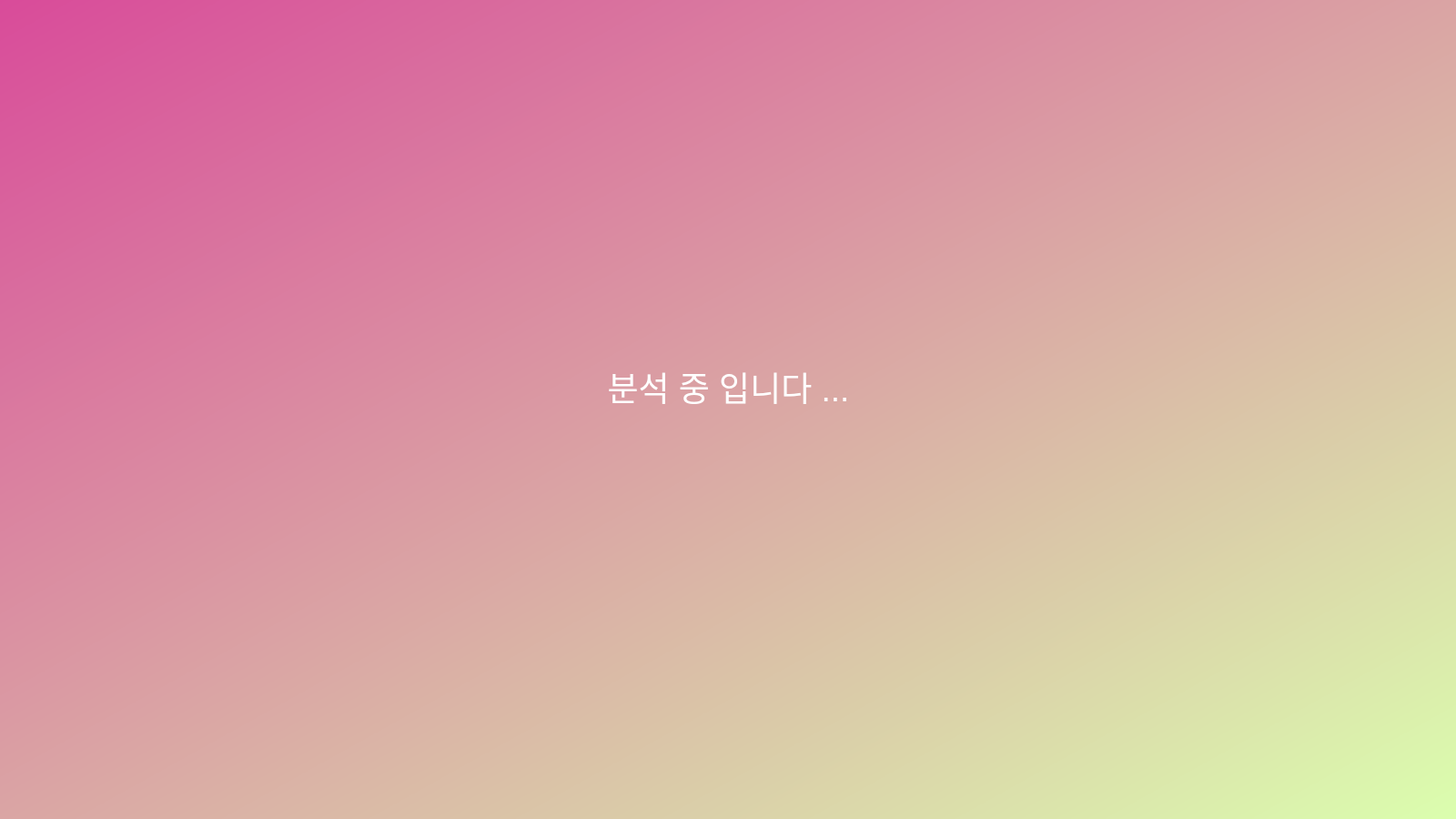
<?xml version="1.0" encoding="UTF-8"?>
<ui version="4.0">
 <class>MainWindow</class>
 <widget class="QMainWindow" name="MainWindow">
  <property name="geometry">
   <rect>
    <x>0</x>
    <y>0</y>
    <width>1600</width>
    <height>900</height>
   </rect>
  </property>
  <property name="windowTitle">
   <string>MainWindow</string>
  </property>
  <widget class="QWidget" name="centralwidget">
   <widget class="QWidget" name="widget" native="true">
    <property name="geometry">
     <rect>
      <x>0</x>
      <y>0</y>
      <width>1600</width>
      <height>900</height>
     </rect>
    </property>
    <property name="styleSheet">
     <string notr="true">QWidget#widget{
background-color:qlineargradient(spread:pad, x1:0, y1:0, x2:1, y2:1, stop:0 rgba(217, 75, 154, 255), stop:1 rgba(219, 255, 174, 255))}</string>
    </property>
    <widget class="QLabel" name="label">
     <property name="geometry">
      <rect>
       <x>500</x>
       <y>340</y>
       <width>601</width>
       <height>171</height>
      </rect>
     </property>
     <property name="styleSheet">
      <string notr="true">color:rgb(255, 255, 255);
font: 36pt &quot;예스 고딕 레귤러&quot;;</string>
     </property>
     <property name="text">
      <string>&lt;html&gt;&lt;head/&gt;&lt;body&gt;&lt;p align=&quot;center&quot;&gt;&lt;span style=&quot; font-size:28pt;&quot;&gt;분석 중 입니다 ...&lt;/span&gt;&lt;/p&gt;&lt;/body&gt;&lt;/html&gt;</string>
     </property>
    </widget>
   </widget>
  </widget>
 </widget>
 <resources/>
 <connections/>
</ui>
